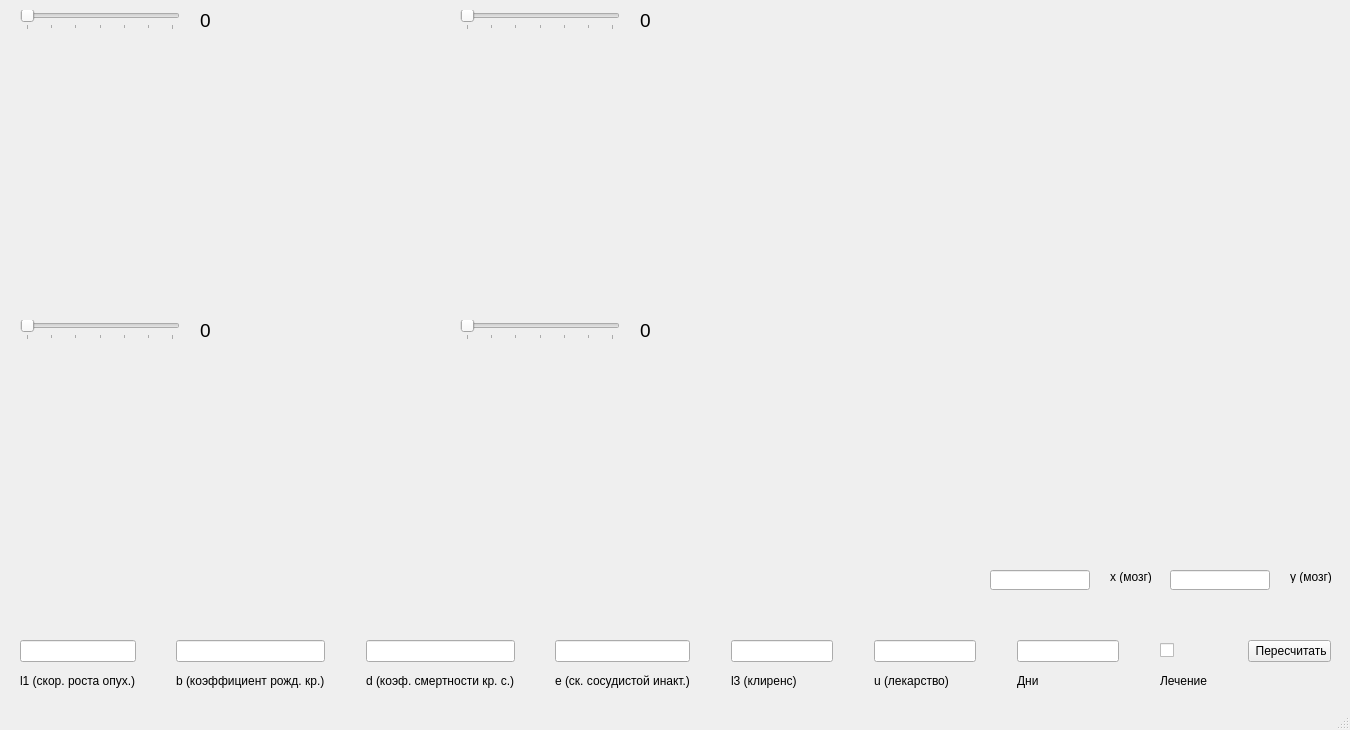
<?xml version="1.0" encoding="UTF-8"?>
<ui version="4.0">
 <class>MainWindow</class>
 <widget class="QMainWindow" name="MainWindow">
  <property name="geometry">
   <rect>
    <x>0</x>
    <y>0</y>
    <width>1350</width>
    <height>730</height>
   </rect>
  </property>
  <property name="windowTitle">
   <string>MainWindow</string>
  </property>
  <widget class="QWidget" name="centralwidget">
   <widget class="QWidget" name="gridLayoutWidget">
    <property name="geometry">
     <rect>
      <x>20</x>
      <y>640</y>
      <width>1311</width>
      <height>54</height>
     </rect>
    </property>
    <layout class="QGridLayout" name="gridLayout">
     <item row="0" column="16">
      <spacer name="horizontalSpacer_7">
       <property name="orientation">
        <enum>Qt::Horizontal</enum>
       </property>
       <property name="sizeHint" stdset="0">
        <size>
         <width>40</width>
         <height>20</height>
        </size>
       </property>
      </spacer>
     </item>
     <item row="0" column="6">
      <widget class="QLineEdit" name="lineEdit_e"/>
     </item>
     <item row="0" column="2">
      <widget class="QLineEdit" name="lineEdit_b"/>
     </item>
     <item row="0" column="8">
      <widget class="QLineEdit" name="lineEdit_l3"/>
     </item>
     <item row="1" column="0">
      <widget class="QLabel" name="label_l1">
       <property name="text">
        <string>l1 (скор. роста опух.)</string>
       </property>
      </widget>
     </item>
     <item row="0" column="0">
      <widget class="QLineEdit" name="lineEdit_l1"/>
     </item>
     <item row="1" column="2">
      <widget class="QLabel" name="label_b">
       <property name="text">
        <string>b (коэффициент рожд. кр.)</string>
       </property>
      </widget>
     </item>
     <item row="1" column="6">
      <widget class="QLabel" name="label_e">
       <property name="text">
        <string>e (ск. сосудистой инакт.)</string>
       </property>
      </widget>
     </item>
     <item row="0" column="4">
      <widget class="QLineEdit" name="lineEdit_d"/>
     </item>
     <item row="1" column="4">
      <widget class="QLabel" name="label_d">
       <property name="text">
        <string>d (коэф. смертности кр. с.)</string>
       </property>
      </widget>
     </item>
     <item row="0" column="3">
      <spacer name="horizontalSpacer_2">
       <property name="orientation">
        <enum>Qt::Horizontal</enum>
       </property>
       <property name="sizeHint" stdset="0">
        <size>
         <width>40</width>
         <height>20</height>
        </size>
       </property>
      </spacer>
     </item>
     <item row="1" column="8">
      <widget class="QLabel" name="label_l3">
       <property name="text">
        <string>l3 (клиренс)</string>
       </property>
      </widget>
     </item>
     <item row="1" column="14">
      <widget class="QLabel" name="label_treatment">
       <property name="text">
        <string>Лечение</string>
       </property>
      </widget>
     </item>
     <item row="0" column="5">
      <spacer name="horizontalSpacer_3">
       <property name="orientation">
        <enum>Qt::Horizontal</enum>
       </property>
       <property name="sizeHint" stdset="0">
        <size>
         <width>40</width>
         <height>20</height>
        </size>
       </property>
      </spacer>
     </item>
     <item row="0" column="1">
      <spacer name="horizontalSpacer">
       <property name="orientation">
        <enum>Qt::Horizontal</enum>
       </property>
       <property name="sizeHint" stdset="0">
        <size>
         <width>40</width>
         <height>20</height>
        </size>
       </property>
      </spacer>
     </item>
     <item row="0" column="7">
      <spacer name="horizontalSpacer_4">
       <property name="orientation">
        <enum>Qt::Horizontal</enum>
       </property>
       <property name="sizeHint" stdset="0">
        <size>
         <width>40</width>
         <height>20</height>
        </size>
       </property>
      </spacer>
     </item>
     <item row="1" column="10">
      <widget class="QLabel" name="label_u">
       <property name="text">
        <string>u (лекарство)</string>
       </property>
      </widget>
     </item>
     <item row="0" column="10">
      <widget class="QLineEdit" name="lineEdit_u"/>
     </item>
     <item row="0" column="17">
      <widget class="QPushButton" name="pushButton_calc">
       <property name="text">
        <string> Пересчитать</string>
       </property>
      </widget>
     </item>
     <item row="0" column="9">
      <spacer name="horizontalSpacer_5">
       <property name="orientation">
        <enum>Qt::Horizontal</enum>
       </property>
       <property name="sizeHint" stdset="0">
        <size>
         <width>40</width>
         <height>20</height>
        </size>
       </property>
      </spacer>
     </item>
     <item row="0" column="14">
      <widget class="QCheckBox" name="checkBox">
       <property name="text">
        <string/>
       </property>
      </widget>
     </item>
     <item row="0" column="13">
      <spacer name="horizontalSpacer_6">
       <property name="orientation">
        <enum>Qt::Horizontal</enum>
       </property>
       <property name="sizeHint" stdset="0">
        <size>
         <width>40</width>
         <height>20</height>
        </size>
       </property>
      </spacer>
     </item>
     <item row="0" column="12">
      <widget class="QLineEdit" name="lineEdit_days"/>
     </item>
     <item row="0" column="11">
      <spacer name="horizontalSpacer_8">
       <property name="orientation">
        <enum>Qt::Horizontal</enum>
       </property>
       <property name="sizeHint" stdset="0">
        <size>
         <width>40</width>
         <height>20</height>
        </size>
       </property>
      </spacer>
     </item>
     <item row="1" column="12">
      <widget class="QLabel" name="label_days">
       <property name="text">
        <string>Дни</string>
       </property>
      </widget>
     </item>
    </layout>
   </widget>
   <widget class="QSlider" name="horizontalSlider">
    <property name="geometry">
     <rect>
      <x>20</x>
      <y>10</y>
      <width>160</width>
      <height>20</height>
     </rect>
    </property>
    <property name="maximum">
     <number>120</number>
    </property>
    <property name="pageStep">
     <number>20</number>
    </property>
    <property name="orientation">
     <enum>Qt::Horizontal</enum>
    </property>
    <property name="tickPosition">
     <enum>QSlider::TicksBelow</enum>
    </property>
   </widget>
   <widget class="QSlider" name="horizontalSlider_2">
    <property name="geometry">
     <rect>
      <x>460</x>
      <y>10</y>
      <width>160</width>
      <height>20</height>
     </rect>
    </property>
    <property name="maximum">
     <number>120</number>
    </property>
    <property name="pageStep">
     <number>20</number>
    </property>
    <property name="orientation">
     <enum>Qt::Horizontal</enum>
    </property>
    <property name="tickPosition">
     <enum>QSlider::TicksBelow</enum>
    </property>
    <property name="tickInterval">
     <number>0</number>
    </property>
   </widget>
   <widget class="QSlider" name="horizontalSlider_3">
    <property name="geometry">
     <rect>
      <x>20</x>
      <y>320</y>
      <width>160</width>
      <height>20</height>
     </rect>
    </property>
    <property name="maximum">
     <number>120</number>
    </property>
    <property name="pageStep">
     <number>20</number>
    </property>
    <property name="orientation">
     <enum>Qt::Horizontal</enum>
    </property>
    <property name="tickPosition">
     <enum>QSlider::TicksBelow</enum>
    </property>
   </widget>
   <widget class="QSlider" name="horizontalSlider_4">
    <property name="geometry">
     <rect>
      <x>460</x>
      <y>320</y>
      <width>160</width>
      <height>20</height>
     </rect>
    </property>
    <property name="maximum">
     <number>120</number>
    </property>
    <property name="pageStep">
     <number>20</number>
    </property>
    <property name="orientation">
     <enum>Qt::Horizontal</enum>
    </property>
    <property name="tickPosition">
     <enum>QSlider::TicksBelow</enum>
    </property>
   </widget>
   <widget class="QLabel" name="label_sl_1">
    <property name="geometry">
     <rect>
      <x>200</x>
      <y>10</y>
      <width>47</width>
      <height>20</height>
     </rect>
    </property>
    <property name="font">
     <font>
      <pointsize>14</pointsize>
     </font>
    </property>
    <property name="text">
     <string>0</string>
    </property>
   </widget>
   <widget class="QLabel" name="label_sl_2">
    <property name="geometry">
     <rect>
      <x>640</x>
      <y>10</y>
      <width>47</width>
      <height>20</height>
     </rect>
    </property>
    <property name="font">
     <font>
      <pointsize>14</pointsize>
     </font>
    </property>
    <property name="text">
     <string>0</string>
    </property>
   </widget>
   <widget class="QLabel" name="label_sl_3">
    <property name="geometry">
     <rect>
      <x>200</x>
      <y>320</y>
      <width>47</width>
      <height>20</height>
     </rect>
    </property>
    <property name="font">
     <font>
      <pointsize>14</pointsize>
     </font>
    </property>
    <property name="text">
     <string>0</string>
    </property>
   </widget>
   <widget class="QLabel" name="label_sl_4">
    <property name="geometry">
     <rect>
      <x>640</x>
      <y>320</y>
      <width>47</width>
      <height>20</height>
     </rect>
    </property>
    <property name="font">
     <font>
      <pointsize>14</pointsize>
     </font>
    </property>
    <property name="text">
     <string>0</string>
    </property>
   </widget>
   <widget class="QLineEdit" name="lineEdit_b_x">
    <property name="geometry">
     <rect>
      <x>990</x>
      <y>570</y>
      <width>100</width>
      <height>20</height>
     </rect>
    </property>
   </widget>
   <widget class="QLineEdit" name="lineEdit_b_y">
    <property name="geometry">
     <rect>
      <x>1170</x>
      <y>570</y>
      <width>100</width>
      <height>20</height>
     </rect>
    </property>
   </widget>
   <widget class="QLabel" name="label_b_x">
    <property name="geometry">
     <rect>
      <x>1110</x>
      <y>570</y>
      <width>47</width>
      <height>13</height>
     </rect>
    </property>
    <property name="text">
     <string>x (мозг)</string>
    </property>
   </widget>
   <widget class="QLabel" name="label_b_y">
    <property name="geometry">
     <rect>
      <x>1290</x>
      <y>570</y>
      <width>47</width>
      <height>13</height>
     </rect>
    </property>
    <property name="text">
     <string>y (мозг)</string>
    </property>
   </widget>
  </widget>
  <widget class="QMenuBar" name="menubar">
   <property name="geometry">
    <rect>
     <x>0</x>
     <y>0</y>
     <width>1350</width>
     <height>21</height>
    </rect>
   </property>
  </widget>
  <widget class="QStatusBar" name="statusbar"/>
 </widget>
 <resources/>
 <connections/>
</ui>
